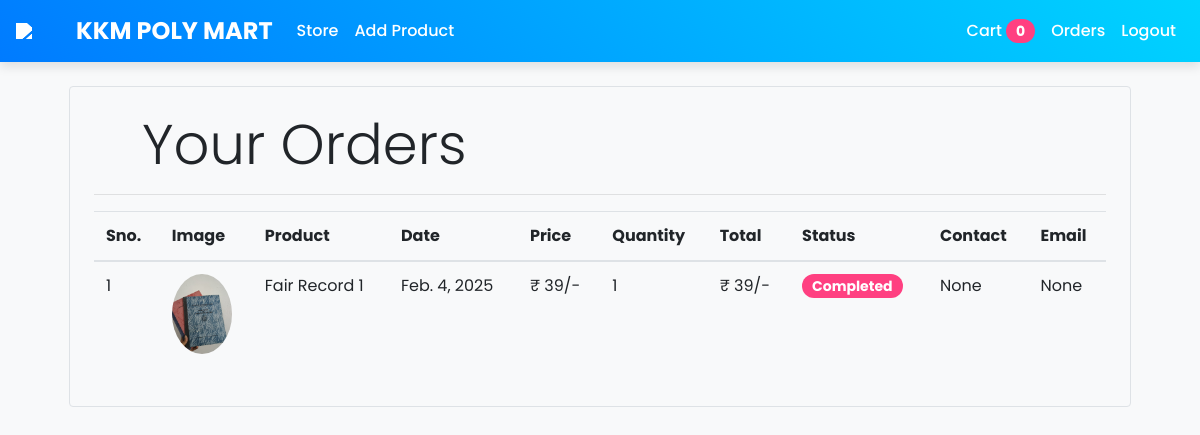
Page /orders (signed in) on the committed database.
### store/models/orders.py (models this page shows, shortened)
class Order(models.Model):
    product = models.ForeignKey(Products,
                                on_delete=models.CASCADE)
    customer = models.ForeignKey(Customer,
                                 on_delete=models.CASCADE)
    quantity = models.IntegerField(default=1)
    price = models.IntegerField()
    address = models.CharField (max_length=50, default='', blank=True)
    phone = models.CharField (max_length=50, default='', blank=True)
    date = models.DateField (default=datetime.datetime.today)
    status = models.BooleanField (default=False)
    @staticmethod
    def get_orders_by_customer(customer_id):
        return Order.objects.filter(customer=customer_id).order_by('-date')

### store/models/product.py (models this page shows, shortened)
class Products(models.Model):
    name = models.CharField(max_length=60)
    price = models.IntegerField(default=0)
    category = models.ForeignKey(Category, on_delete=models.CASCADE, default=1)
    uploaded_by = models.CharField(max_length=250)
    image = models.ImageField(upload_to='uploads/products/')
    count = models.IntegerField(default=1)  # New field for tracking stock count
    phone_no = models.CharField(max_length=15, blank=True, null=True)
    email = models.EmailField(blank=True, null=True)

### store/middlewares/auth.py (the view)
    def middleware(request):
        print(request.session.get('customer'))
        returnUrl = request.META['PATH_INFO']
        print(request.META['PATH_INFO'])
        if not request.session.get('customer'):
           return redirect(f'login?return_url={returnUrl}')
        response = get_response(request)
        return response

### store/templatetags/custom_filter.py (called while the page is built)
@register.filter(name='currency')
def currency(number):
    return "₹ " +str(number)+ "/-"

@register.filter(name='multiply')
def multiply(number , number1):
    return number * number1

### store/views/orders.py (called while the page is built)
    def get(self , request ):
        customer = request.session.get('customer')
        orders = Order.get_orders_by_customer(customer)
        print(orders)
        return render(request , 'orders.html'  , {'orders' : orders})

### store/templates/orders.html
{% extends 'base.html' %}
{% block content %}
{% load cart %}
{% load custom_filter %}
<div class="container">
   <div class="border rounded p-4 m-4">
        <p class="display-4 pl-4 ml-4">Your Orders</p>
        <hr>
        <table class="table">
            <thead>
                <tr>
                    <th>Sno.</th>
                    <th>Image</th>
                    <th>Product</th>
                    <th>Date</th>
                    <th>Price</th>
                    <th>Quantity</th>
                    <th>Total</th>
                    <th>Status</th>
                    <th>Contact</th>
                    <th>Email</th>
                </tr>
            </thead>
            <tbody>
                {% for order in orders %}
                <tr>
                    <td>{{forloop.counter}}</td>
                    <td><img style="height: 80px;" class="rounded-circle" src="{{order.product.image.url}}" alt=""></td>
                    <td>{{order.product.name}}</td>
                    <td>{{order.date}}</td>
                    <td>{{order.price|currency}}</td>
                    <td>{{order.quantity}}</td>
                    <td>{{order.quantity|multiply:order.price|currency}}</td>
                    {% if order.status %}
                    <td><small class="badge badge-success">Completed</small></td>
                    {%else%}
                    <td><small class="badge badge-success">Completed</small></td>
                    {% endif %}
                    <td>{{ order.product.phone_no }}</td>
                    <td>{{ order.product.email }}</td>
                </tr>
                {% endfor %}
            </tbody>
        </table>
   </div>
</div>
{% endblock %}

### store/templates/base.html (style rules this page uses)
body { font-family: 'Poppins', sans-serif; background-color: #f8f9fa; }
.badge-success { background-color: #ff4081 !important; font-size: 14px; padding: 5px 10px; border-radius: 20px; }

### rows in the picture
Order: product.image (picture), product.name "Fair Record 1", date "Feb. 4, 2025", price "₹ 39/-", quantity "1", quantity|multiply "₹ 39/-", status "Completed", product.phone_no "None", product.email "None"

### other values in the picture
{{ request.session.cart.keys|length }} "0"
